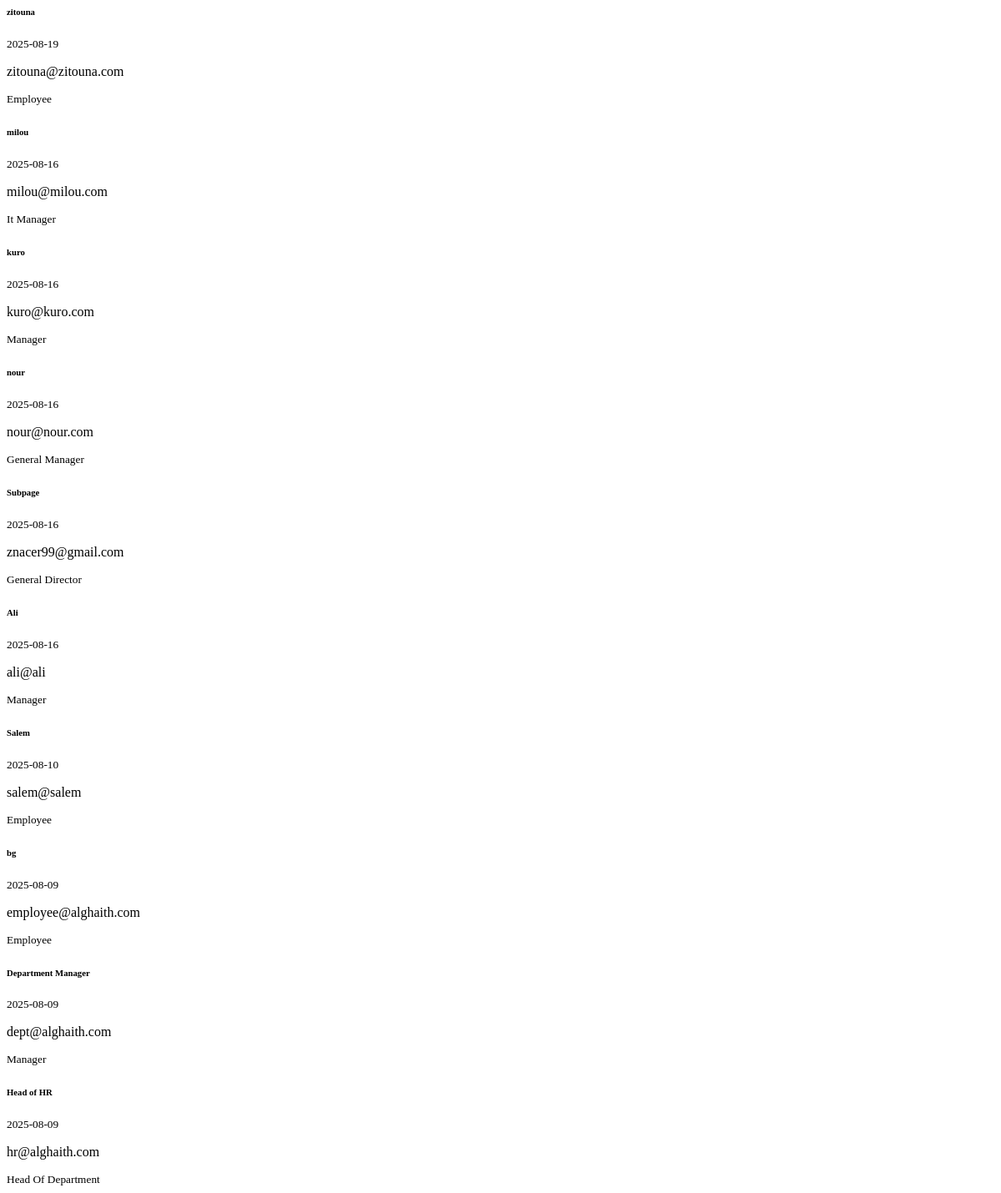
The page /dashboard/employee-summary (signed in) on the database as committed earlier.
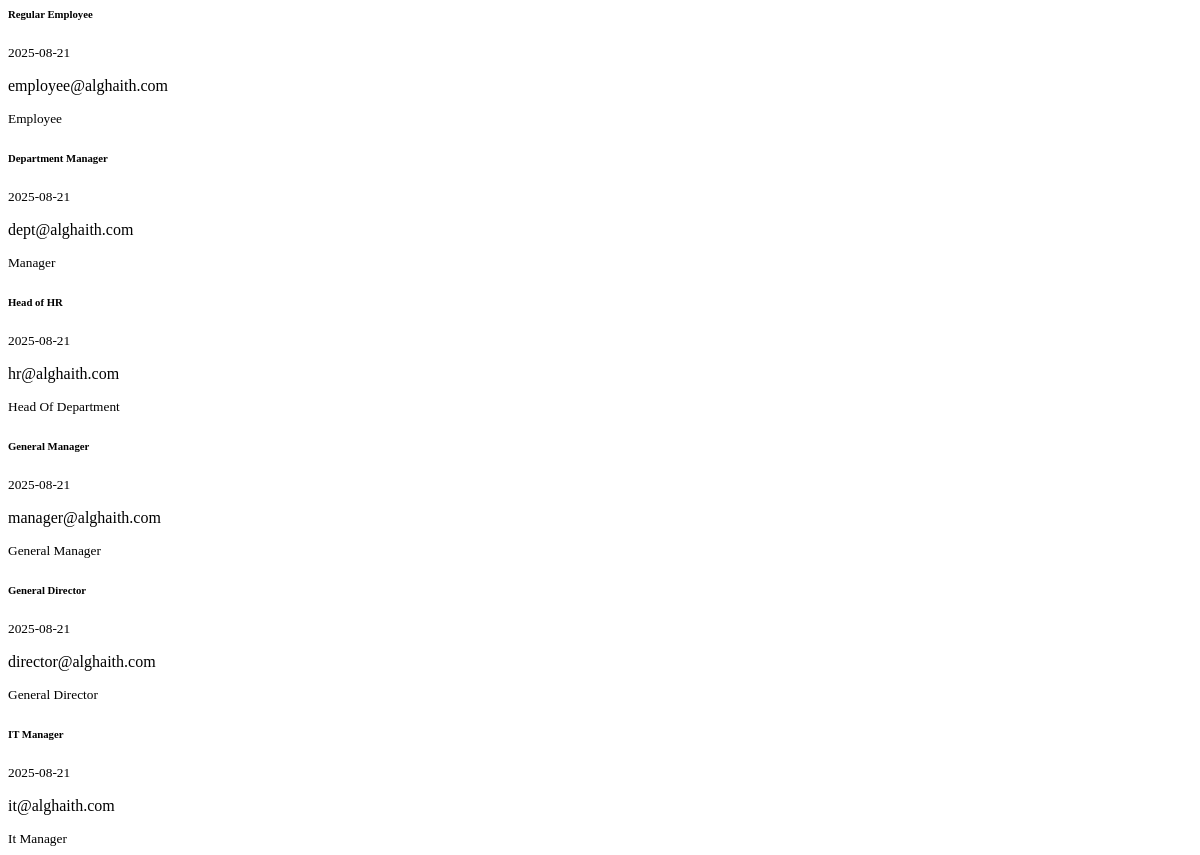
The same page on the database as committed later.
### core/models.py (models this page shows, shortened)
class User(db.Model, UserMixin):
    __tablename__ = 'users'
    id = db.Column(db.Integer, primary_key=True)
    email = db.Column(db.String(120), unique=True, nullable=False)
    password_hash = db.Column(db.String(200), nullable=False)
    name = db.Column(db.String(100), nullable=False)
    role = db.Column(db.String(50), nullable=False)
    avatar = db.Column(db.String(2), nullable=False)
    access_code = db.Column(db.String(20), unique=True, nullable=False)
    department_id = db.Column(db.Integer, db.ForeignKey('departments.id'))
    created_at = db.Column(db.DateTime, default=datetime.utcnow)
    last_login = db.Column(db.DateTime)
    login_count = db.Column(db.Integer, default=0)
    is_active = db.Column(db.Boolean, default=True, nullable=False)
    position = db.Column(db.String(100), nullable=True)
    phone = db.Column(db.String(20), nullable=True)
    department = db.relationship('Department', back_populates='members')
    documents = db.relationship('UserDocument', back_populates='user', cascade="all, delete-orphan")
    folders_created = db.relationship('Folder', back_populates='creator', cascade="all, delete-orphan")
    activities = db.relationship('ActivityLog', back_populates='user', cascade="all, delete-orphan")
    @property
    def is_authenticated(self):
        return True

### modules/dashboard/routes.py (the view)
@dashboard_bp.route('/employee-summary')
@login_required
@permission_required(Permission.VIEW)
def employee_summary():
    employees = User.query.order_by(User.created_at.desc()).limit(10).all()
    return render_template('dashboard/partials/employee_summary.html', employees=employees)

### app.py (called while the page is built)
@login_manager.user_loader
def load_user(user_id):
    from core.models import User
    return db.session.get(User, int(user_id))

### core/permissions.py (called while the page is built)
    @classmethod
    def check(cls, role, permission):
        return cls.ROLE_PERMISSIONS.get(role.lower(), 0) & permission == permission

### templates/dashboard/partials/employee_summary.html
<div class="employee-summary">
    <div class="list-group">
        {% for employee in employees %}
        <div class="list-group-item">
            <div class="d-flex w-100 justify-content-between">
                <h6 class="mb-1">{{ employee.name }}</h6>
                <small>{{ employee.created_at.strftime('%Y-%m-%d') }}</small>
            </div>
            <p class="mb-1">{{ employee.email }}</p>
            <small>{{ employee.role|replace('_', ' ')|title }}</small>
        </div>
        {% else %}
        <div class="list-group-item">
            No employees found
        </div>
        {% endfor %}
    </div>
</div>

Rows that differ between the two databases and show on the page:
removed User: name "zitouna", created_at "2025-08-19", email "zitouna@zitouna.com", role "Employee"
removed User: name "milou", created_at "2025-08-16", email "milou@milou.com", role "It Manager"
removed User: name "kuro", created_at "2025-08-16", email "kuro@kuro.com", role "Manager"
removed User: name "nour", created_at "2025-08-16", email "nour@nour.com", role "General Manager"
removed User: name "Subpage", created_at "2025-08-16", email "znacer99@gmail.com", role "General Director"
removed User: name "Ali", created_at "2025-08-16", email "ali@ali", role "Manager"
removed User: name "Salem", created_at "2025-08-10", email "salem@salem", role "Employee"
removed User: name "bg", created_at "2025-08-09", email "employee@alghaith.com", role "Employee"
added User: name "Regular Employee", created_at "2025-08-21", email "employee@alghaith.com", role "Employee"
changed User "dept@alghaith.com": created_at "2025-08-09" → "2025-08-21"
changed User "hr@alghaith.com": created_at "2025-08-09" → "2025-08-21"
now on this page (row edited): User: name "General Manager", created_at "2025-08-21", email "manager@alghaith.com", role "General Manager"
now on this page (row edited): User: name "General Director", created_at "2025-08-21", email "director@alghaith.com", role "General Director"
now on this page (row edited): User: name "IT Manager", created_at "2025-08-21", email "it@alghaith.com", role "It Manager"
